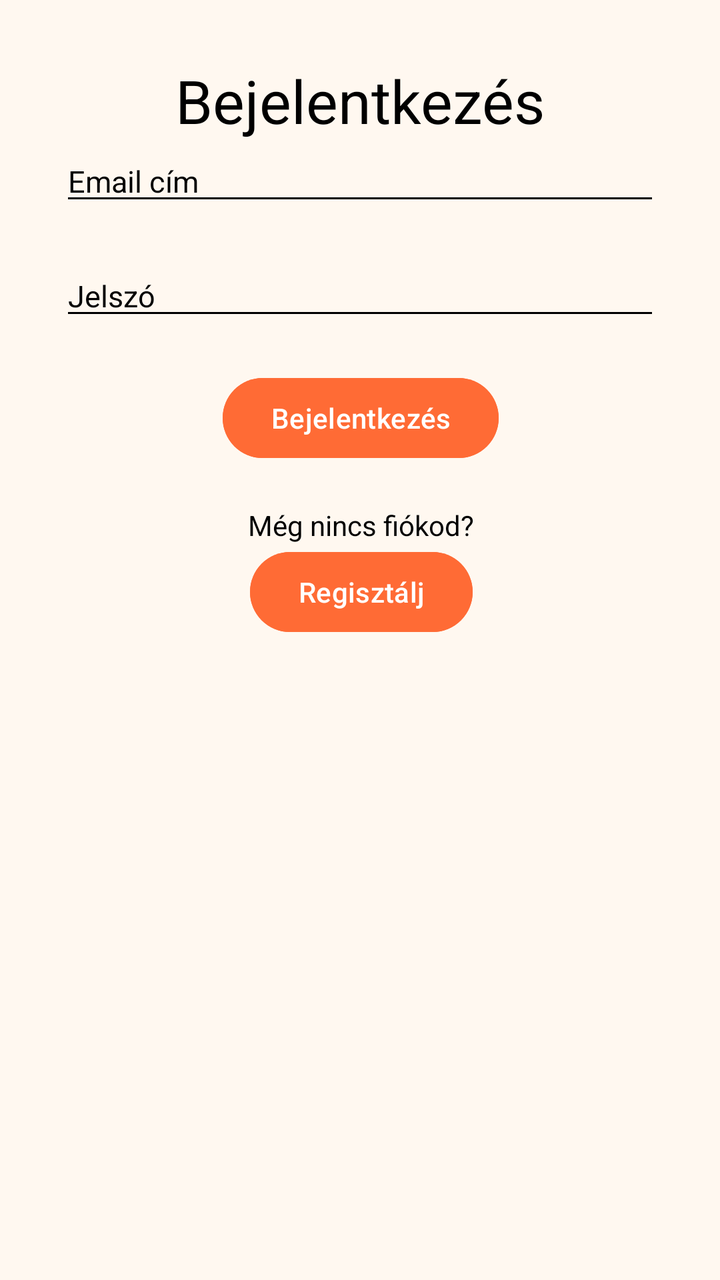
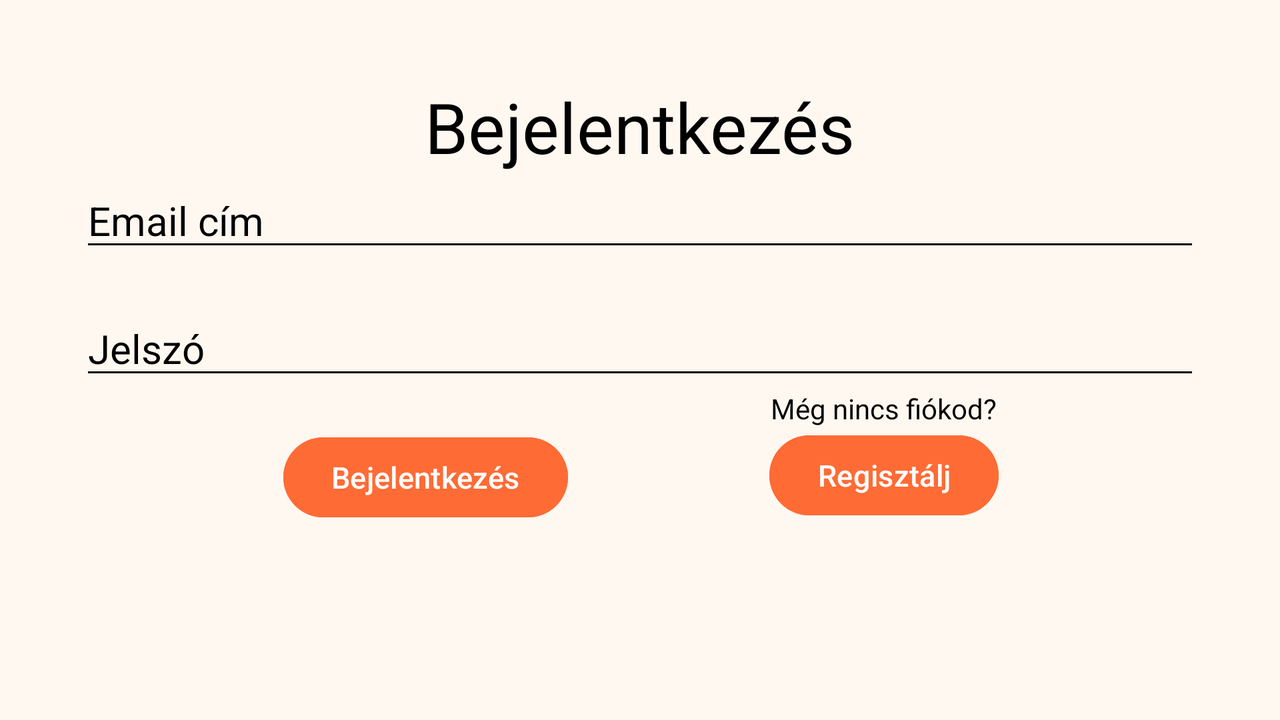

The same Android screen from two of the app's own layout files: first res/layout/ as a phone draws it, then the repository's variant for another configuration, drawn on a device whose configuration selects that folder. Both files follow.
<!-- AndroidManifest.xml: application theme Theme.MobilAlkfejlProjekt -->
<!-- res/layout/activity_login.xml -->
<?xml version="1.0" encoding="utf-8"?>
<FrameLayout xmlns:android="http://schemas.android.com/apk/res/android"
    xmlns:app="http://schemas.android.com/apk/res-auto"
    xmlns:tools="http://schemas.android.com/tools"
    android:layout_width="match_parent"
    android:layout_height="match_parent"
    android:background="@color/background_light"
    android:padding="30dp">

    <androidx.constraintlayout.widget.ConstraintLayout
        android:id="@+id/main"
        android:layout_width="match_parent"
        android:layout_height="match_parent"
        tools:context=".LoginActivity">

        <TextView
            android:id="@+id/loginTitleTextView"
            android:layout_width="wrap_content"
            android:layout_height="wrap_content"
            android:text="@string/login"
            android:textColor="@color/black"
            android:textSize="30sp"
            app:layout_constraintEnd_toEndOf="@id/main"
            app:layout_constraintStart_toStartOf="@id/main"
            app:layout_constraintTop_toTopOf="@id/main" />

        <EditText
            android:id="@+id/emailEditText"
            android:layout_width="match_parent"
            android:layout_height="wrap_content"
            android:backgroundTint="@color/black"
            android:hint="@string/email"
            android:importantForAutofill="no"
            android:inputType="textEmailAddress"
            android:textColor="@color/black"
            android:textColorHint="@color/black"
            android:textSize="15sp"
            android:imeOptions="actionNext"
            app:layout_constraintEnd_toEndOf="@id/loginTitleTextView"
            app:layout_constraintStart_toStartOf="@id/loginTitleTextView"
            app:layout_constraintTop_toBottomOf="@id/loginTitleTextView" />

        <EditText
            android:id="@+id/passwordEditText"
            android:layout_width="match_parent"
            android:layout_height="wrap_content"
            android:layout_marginTop="20dp"
            android:backgroundTint="@color/black"
            android:hint="@string/password"
            android:importantForAutofill="no"
            android:inputType="textPassword"
            android:textColor="@color/black"
            android:textColorHint="@color/black"
            android:textCursorDrawable="@android:color/darker_gray"
            android:textSize="15sp"
            android:imeOptions="actionDone"
            app:layout_constraintEnd_toEndOf="@id/emailEditText"
            app:layout_constraintStart_toStartOf="@id/emailEditText"
            app:layout_constraintTop_toBottomOf="@id/emailEditText" />

        <Button
            android:id="@+id/loginButton"
            android:layout_width="wrap_content"
            android:layout_height="wrap_content"
            android:layout_marginTop="20dp"
            android:backgroundTint="@color/color_primary"
            android:onClick="Login"
            android:text="@string/login"
            android:textColor="@color/white"
            app:layout_constraintEnd_toEndOf="@id/passwordEditText"
            app:layout_constraintStart_toStartOf="@id/passwordEditText"
            app:layout_constraintTop_toBottomOf="@id/passwordEditText" />

        <TextView
            android:id="@+id/userHasAccountText"
            android:layout_width="wrap_content"
            android:layout_height="wrap_content"
            android:layout_marginTop="20dp"
            android:text="@string/userHasNoAccount"
            android:textColor="@color/black"
            app:layout_constraintEnd_toEndOf="@id/loginButton"
            app:layout_constraintStart_toStartOf="@id/loginButton"
            app:layout_constraintTop_toBottomOf="@id/loginButton" />

        <Button
            android:id="@+id/toRegisterButton"
            android:layout_width="wrap_content"
            android:layout_height="wrap_content"
            android:backgroundTint="@color/color_primary"
            android:onClick="toRegistration"
            android:text="@string/register"
            android:textColor="@color/white"
            app:layout_constraintEnd_toEndOf="@id/userHasAccountText"
            app:layout_constraintStart_toStartOf="@id/userHasAccountText"
            app:layout_constraintTop_toBottomOf="@id/userHasAccountText" />

    </androidx.constraintlayout.widget.ConstraintLayout>

</FrameLayout>
<!-- resources referenced by this layout -->
<resources>
  <color name="background_light">#FFF8F0</color>
  <color name="black">#FF000000</color>
  <color name="color_primary">#FF6B35</color>
  <color name="white">#FFFFFFFF</color>
  <string name="email">Email cím</string>
  <string name="login">Bejelentkezés</string>
  <string name="password">Jelszó</string>
  <string name="register">Regisztálj</string>
  <string name="userHasNoAccount">Még nincs fiókod?</string>
  <style name="Theme.MobilAlkfejlProjekt" parent="Base.Theme.MobilAlkfejlProjekt" />
  <style name="Base.Theme.MobilAlkfejlProjekt" parent="Theme.Material3.DayNight.NoActionBar">
          
          <item name="colorPrimary">@color/color_primary</item>
      </style>
</resources>
<!-- res/layout-land/activity_login.xml (the repository's variant of the layout above) -->
<!-- drawn on the phone turned sideways -->
<?xml version="1.0" encoding="utf-8"?>
<FrameLayout xmlns:android="http://schemas.android.com/apk/res/android"
    android:layout_width="match_parent"
    android:layout_height="match_parent"
    android:background="@color/background_light"
    android:padding="40dp">

    <androidx.constraintlayout.widget.ConstraintLayout xmlns:app="http://schemas.android.com/apk/res-auto"
        xmlns:tools="http://schemas.android.com/tools"
        android:id="@+id/main"
        android:layout_width="match_parent"
        android:layout_height="match_parent"
        tools:context=".LoginActivity">

        <TextView
            android:id="@+id/loginTitleTextView"
            android:layout_width="wrap_content"
            android:layout_height="wrap_content"
            android:text="@string/login"
            android:textColor="@color/black"
            android:textSize="35sp"
            app:layout_constraintEnd_toEndOf="@id/main"
            app:layout_constraintStart_toStartOf="@id/main"
            app:layout_constraintTop_toTopOf="@id/main" />

        <EditText
            android:id="@+id/emailEditText"
            android:layout_width="match_parent"
            android:layout_height="wrap_content"
            android:autofillHints=""
            android:backgroundTint="@color/black"
            android:hint="@string/email"
            android:inputType="textEmailAddress"
            android:textColor="@color/black"
            android:textColorHint="@color/black"
            android:textSize="20sp"
            app:layout_constraintEnd_toEndOf="@id/loginTitleTextView"
            app:layout_constraintStart_toStartOf="@id/loginTitleTextView"
            app:layout_constraintTop_toBottomOf="@id/loginTitleTextView" />

        <EditText
            android:id="@+id/passwordEditText"
            android:layout_width="match_parent"
            android:layout_height="wrap_content"
            android:layout_marginTop="20dp"
            android:autofillHints=""
            android:backgroundTint="@color/black"
            android:hint="@string/password"
            android:inputType="textPassword"
            android:textColor="@color/black"
            android:textColorHint="@color/black"
            android:textSize="20sp"
            app:layout_constraintEnd_toEndOf="@id/emailEditText"
            app:layout_constraintStart_toStartOf="@id/emailEditText"
            app:layout_constraintTop_toBottomOf="@id/emailEditText" />

        <Button
            android:id="@+id/loginButton"
            android:layout_width="wrap_content"
            android:layout_height="wrap_content"
            android:layout_marginTop="20dp"
            android:backgroundTint="@color/color_primary"
            android:onClick="Login"
            android:text="@string/login"
            android:textColor="@color/white"
            android:textSize="15sp"
            app:layout_constraintEnd_toStartOf="@id/userHasAccountText"
            app:layout_constraintStart_toStartOf="@id/passwordEditText"
            app:layout_constraintTop_toBottomOf="@id/passwordEditText" />

        <TextView
            android:id="@+id/userHasAccountText"
            android:layout_width="wrap_content"
            android:layout_height="wrap_content"
            android:text="@string/userHasNoAccount"
            android:textColor="@color/black"
            app:layout_constraintEnd_toEndOf="@id/passwordEditText"
            app:layout_constraintStart_toEndOf="@id/loginButton"
            app:layout_constraintTop_toBottomOf="@id/passwordEditText" />

        <Button
            android:id="@+id/toRegisterButton"
            android:layout_width="wrap_content"
            android:layout_height="wrap_content"
            android:backgroundTint="@color/color_primary"
            android:onClick="toRegistration"
            android:text="@string/register"
            android:textColor="@color/white"
            android:textSize="15sp"
            app:layout_constraintEnd_toEndOf="@id/userHasAccountText"
            app:layout_constraintStart_toStartOf="@id/userHasAccountText"
            app:layout_constraintTop_toBottomOf="@id/userHasAccountText" />

    </androidx.constraintlayout.widget.ConstraintLayout>

</FrameLayout>
